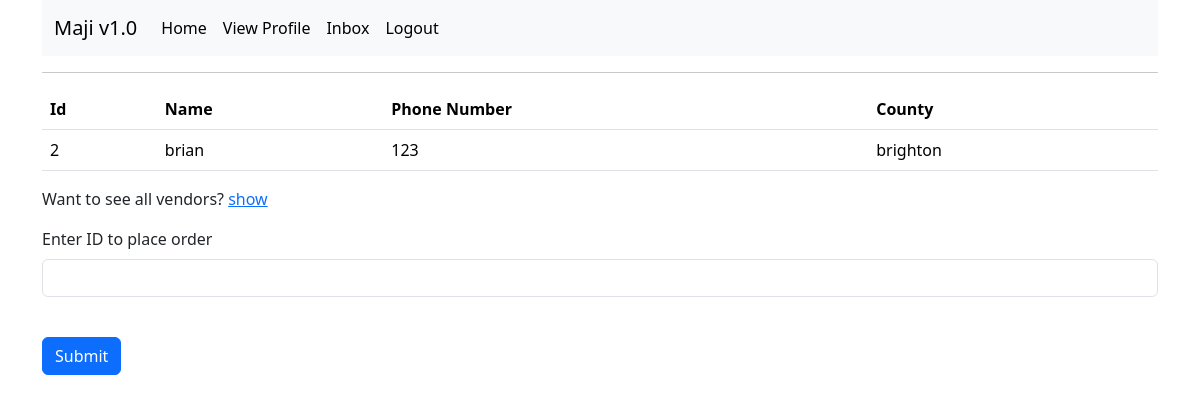
The page /order/brighton (signed in) on the database as committed earlier.
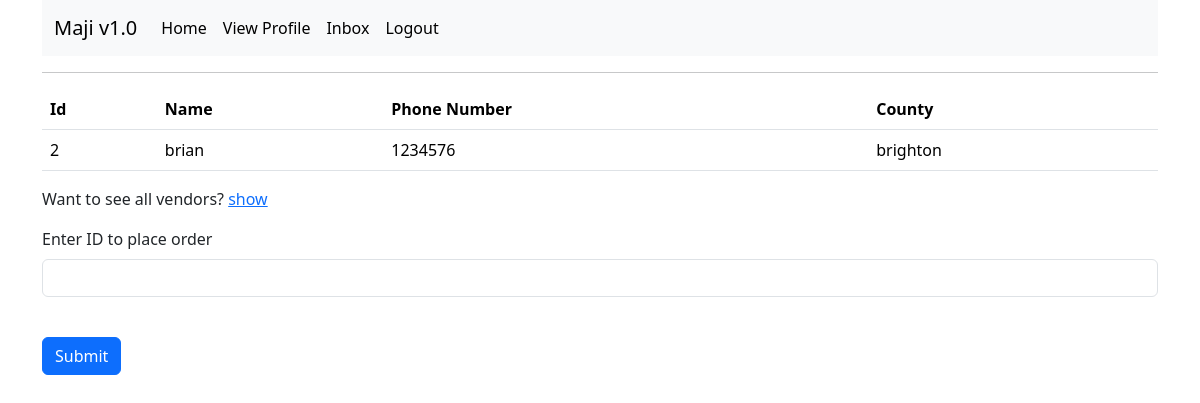
The same page on the database as committed later.
### app/models.py (models this page shows, shortened)
class Users(UserMixin, db.Model):
    id = db.Column(db.Integer, primary_key=True)
    username = db.Column(db.String(50), index=True)
    email = db.Column(db.String(120), index=True, unique=True)
    county = db.Column(db.String(30))
    phone_number = db.Column(db.String(13))
    password_hash = db.Column(db.String(128))
    type = db.Column(db.String(10))
    profile_pic = db.Column(db.String(40), nullable=False, default="default.jpg")
    orderee = db.relationship("Order", foreign_keys='Order.buyer_name', backref='purchaser', lazy="dynamic")
    ordered_to = db.relationship("Order", foreign_keys='Order.seller_id', cascade="all, delete-orphan", backref='seller', lazy="dynamic")
    sender = db.relationship("Message", foreign_keys='Message.sender_id', cascade="all, delete-orphan", backref='sender', lazy='dynamic')
    receiver = db.relationship("Message", foreign_keys='Message.receiver_id', cascade="all, delete-orphan", backref='receiver', lazy='dynamic')

### app/main/routes.py (the view, shortened to what this page needs)
@bp.route('/order/<county>', methods=['GET', 'POST'])
@login_required
def place_order(county):
    if county == 'all':
        sellers = Users.query.filter_by(type="seller").all()
    else:
        sellers = Users.query.filter_by(type="seller").filter_by(county=county).all()
    """if len(sellers) == 0:
        sellers = Users.query.filter_by(type=2).all()"""
    form = PlaceOrderForm()
    return render_template('place_order.html', form=form, sellers=sellers, title="Order")

### app/main/forms.py
class PlaceOrderForm(FlaskForm):
    id = StringField('Enter ID to place order', validators=[DataRequired()])
    submit = SubmitField('Submit')

### app/models.py (called while the page is built)
@login.user_loader
def Load_user(id):
    return Users.query.get(int(id))

### app/templates/place_order.html (shortened to what this page needs)
{% extends 'base.html' %}
{% block content %}
	{% if sellers|length > 0 %}
	<table class="table">
		<tr>
			<th scope="col">Id</th>
			<th scope="col">Name</th>
			<th scope="col">Phone Number</th>
			<th scope="col">County</th>
		</tr>
		{% for seller in sellers %}
		<tr>
			<td scope="row">{{ seller.id }}</td>
			<td>{{ seller.username }}</td>
			<td>{{ seller.phone_number }}</td>
			<td>{{ seller.county }}</td>
		</tr>
		{% endfor %}
	</table>
	{% else %}
		<p><i>There are no vendors in your location</i></p>
	{% endif %}
	<p>Want to see all vendors? <a href="{{ url_for("main.place_order", county="all") }}">show</a></p>
	<form action='' method='post'>
	<p>
		{{ form.id.label(class="form-label") }}<br>
		{{ form.id(class="form-control") }}<br>
	</p>
	<p>{{ form.submit(class="btn btn-primary") }}</p>
	</form>
{% endblock %}

Rows that differ between the two databases and show on the page:
changed Users "brian": phone_number "123" → "1234576"
